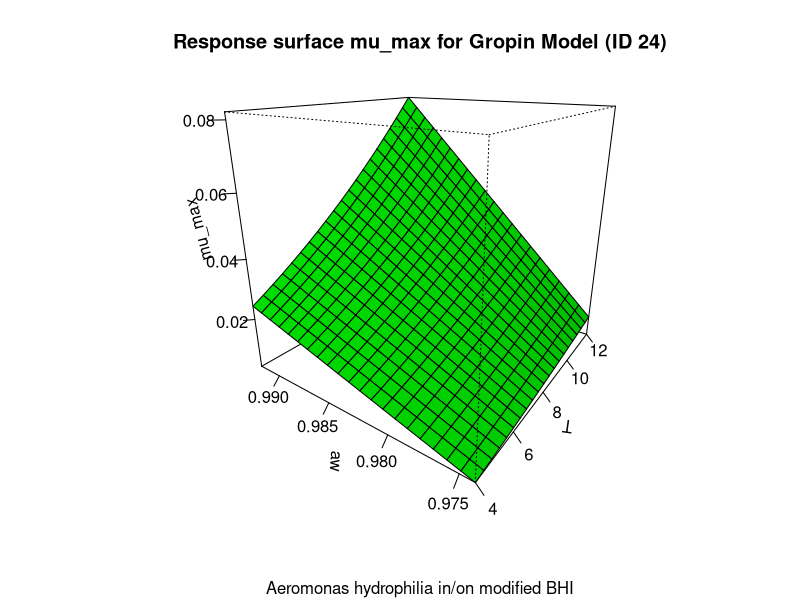

Generate this figure with R:
T <- seq(4,12,length.out=21)
aw <- seq(0.974,0.992,length.out=21)
CO2dissolved <- seq(0,2411,length.out=21)
b <- 1.17e-05
awmin <- 0.9715
Tmin <- -5.68
CO2max <- 2300
visVar1 <- 'T'
visVar2 <- 'aw'
mode <- 'responsesurface'
lagTime <- 10
logIncrease <- 1
logN0 <- 0
logNEnd <- 10
simTime <- 1000
T_kinetic <- 8
aw_kinetic <- 0.983
CO2dissolved_kinetic <- 1205.5
#############################
# start of Model script
#############################
# if user chooses both visual Axes the same, the code breaks
# this way a different visual Axis is chosen randomly if user does this
if(visVar1==visVar2){
  visVar2 <- sample(expectedAxes[which(expectedAxes!=visVar2)],1)
}
timesteps <- seq(0,simTime,length.out = 71)

response_surface <- function(T,aw,CO2dissolved) {
  (b*(aw-awmin)*(CO2max-CO2dissolved)*((T-Tmin)^2))
} 

arguments <- cbind.data.frame(T,aw,CO2dissolved)
argumentsPar <- expand.grid(T,aw,CO2dissolved)
colnames(argumentsPar) <- c("T","aw","CO2dissolved")

muMax <- response_surface(argumentsPar["T"],argumentsPar["aw"],argumentsPar["CO2dissolved"])

time2Xlog_val <- lagTime + logIncrease/muMax
time2Xlog <- cbind.data.frame(argumentsPar,time2Xlog_val)

q0 <- 1/(exp(lagTime)-1)
logN <- function(growthRate) {
  A <- timesteps + (1/growthRate)*log((exp(-growthRate*timesteps)+q0)/(1+q0))
  logN = logN0 + growthRate*A - log(1+((exp(growthRate*A)-1)/(exp(logNEnd-logN0))))
  return(logN=logN)
}

timeTotal <- rep(timesteps,times=length(unlist(muMax)))
TempTotal <-rep(unlist(argumentsPar["T"]),each=length(timesteps))
awTotal <- rep(unlist(argumentsPar["aw"]),each=length(timesteps))
CO2dissolvedTotal <- rep(unlist(argumentsPar["CO2dissolved"]),each=length(timesteps))
mumaxTotal <-rep(unlist(muMax),each=length(timesteps))
logNTotal <- unlist(lapply(unlist(muMax), logN))

resultTotal <- cbind.data.frame(timeTotal,mumaxTotal,logNTotal,TempTotal,awTotal,CO2dissolvedTotal)
colnames(resultTotal) <- c('time in h',
                           'growthrate in days, polynomial eq.',
                           'log N in CFU/g',
                           'Temperature in C',
                           'aw',
                           'CO2dissolved in ppm')
#############################
# End of Model script
#############################

#############################
# start of Visualisation script
#############################
# chosen visual layer
visAxes <- c(visVar1,visVar2)
expectedAxes <- c('T','aw','CO2dissolved')
checkPresent<-match(expectedAxes,visAxes)
missingAxis <- expectedAxes[is.na(checkPresent)]

if("T" %in% visAxes){
  ax1 <- T
} else {
  ax1 <- T_kinetic
}
if("aw" %in% visAxes){
  ax2 <- aw
} else {
  ax2 <- aw_kinetic
}
if("CO2dissolved" %in% visAxes){
  ax3 <- CO2dissolved
} else {
  ax3 <- CO2dissolved_kinetic
}

argumentsVisVar <- expand.grid(ax1,ax2,ax3)
colnames(argumentsVisVar) <- expectedAxes
firstChosenAxis <- expectedAxes[
  min(
    which(expectedAxes == expectedAxes[match(1,checkPresent)]),
    which(expectedAxes == expectedAxes[match(2,checkPresent)]))
]
secondChosenAxis <- expectedAxes[
  max(
    which(expectedAxes == expectedAxes[match(1,checkPresent)]),
    which(expectedAxes == expectedAxes[match(2,checkPresent)]))
]

result <- matrix(unlist(response_surface(argumentsVisVar["T"],
                                         argumentsVisVar["aw"],
                                         argumentsVisVar["CO2dissolved"])),
                 nrow=21,
                 byrow=F)
#order of entries in result is always: 
# rows of the 1st chosen index of expectedAxes
# cols of the 2nd chosen index of expectedAxes
# this makes sure, the order of visVar1 and visVar2 are not relevant
rownames(result) <- unlist(arguments[firstChosenAxis])
colnames(result) <- unlist(arguments[secondChosenAxis])

if(mode=='responsesurface') {
  persp(as.numeric(rownames(result)),
        as.numeric(colnames(result)),
        result,
        col = 'green',
        xlab=firstChosenAxis,
        ylab=secondChosenAxis,
        zlab='mu_max',
        main='Response surface mu_max for Gropin Model (ID 24)',
        sub='Aeromonas hydrophilia in/on modified BHI',
        theta=305,
        phi=20,
        shade=0.25,
        ticktype = 'detailed')
}
if(mode=='time2multiply') {
  time2XlogVis <- lagTime + logIncrease/result
  
  
  myZ <- paste('time to increase',logIncrease,' logstep(s)')
  
  persp(as.numeric(rownames(time2XlogVis)),
        as.numeric(colnames(time2XlogVis)),
        time2XlogVis,
        col = 'green',
        xlab=firstChosenAxis,
        ylab=secondChosenAxis,
        zlab=myZ,
        main='Time in h to increase log step for Gropin Model (ID 24)',
        sub='Aeromonas hydrophilia in/on modified BHI',
        theta=305,
        phi=20,
        shade=0.25,
        ticktype = 'detailed')
}
if(mode=='kinetic') {
  
  plot(timesteps,logN(response_surface(T_kinetic,aw_kinetic,CO2dissolved_kinetic)),
       xlab='t in h',
       ylab='log N in CFU/g',
       main='Growth prediction of Gropin Model (ID 24)\n
        Aeromonas hydrophilia in/on modified BHI')
  
}
#############################
# End of Visualisation script
#############################
